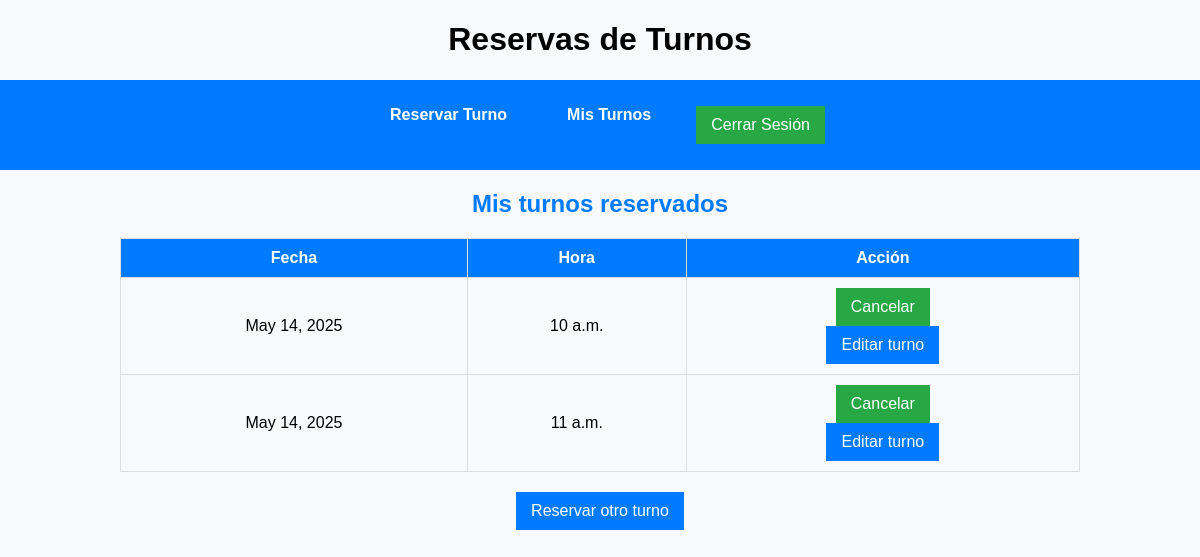
Page /mis_turnos/ (signed in) on the earlier database version.
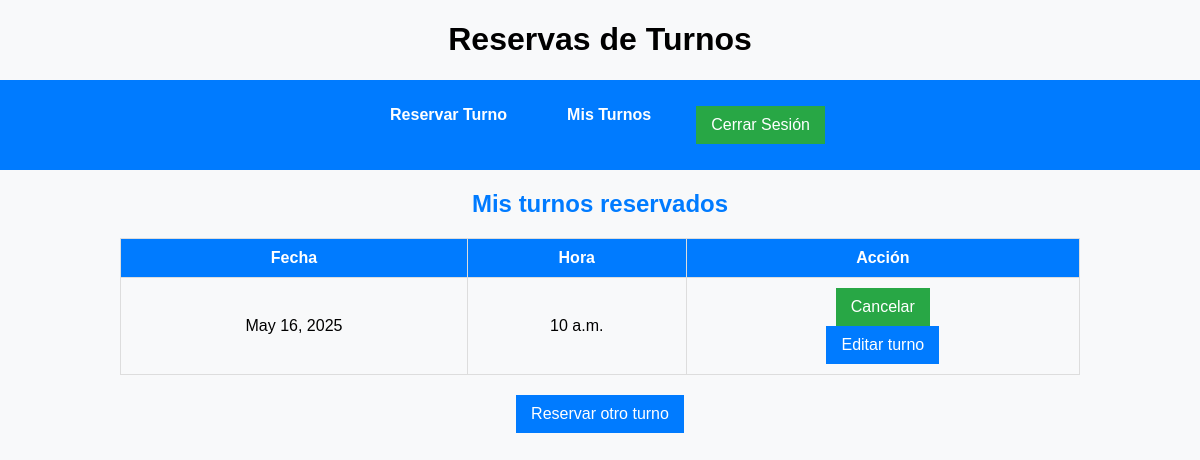
Same page on the later database version.
### turnos/models.py (models this page shows, shortened)
class Turno(models.Model):
    usuario = models.ForeignKey(User, on_delete=models.CASCADE)
    fecha = models.DateField()
    hora = models.TimeField()
    reservado = models.BooleanField(default=False)

### turnos/views.py (the view, shortened to what this page needs)
# urls.py: path("mis_turnos/", mis_turnos, name="mis_turnos"),
@login_required
def mis_turnos(request):
    storage = get_messages(request)
    list(storage)  # 🚀 Consume los mensajes previos para evitar acumulaciones inesperadas
    turnos = Turno.objects.filter(usuario=request.user, reservado=True)
    response = render(request, "mis_turnos.html", {"turnos": turnos})
    response.set_cookie("csrftoken", get_token(request))
    return response

### templates/mis_turnos.html (shortened to what this page needs)
{% extends 'base.html' %}
{% load static %}
{% block content %}
<h2>Mis turnos reservados</h2>
{% if turnos %}
    <table>
        <tr>
            <th>Fecha</th>
            <th>Hora</th>
            <th>Acción</th>
        </tr>
        {% for turno in turnos %}
        <tr>
            <td>{{ turno.fecha }}</td>
            <td>{{ turno.hora }}</td>
            <td>
                <form method="post" action="{% url 'cancelar_turno' turno.id %}">
                    <button type="submit">Cancelar</button>
                </form>
                <a href="{% url 'editar_turno' turno.id %}">
                    <button>Editar turno</button>
                </a>
            </td>
        </tr>
        {% endfor %}
    </table>
{% else %}
    <p>No tienes turnos reservados.</p>
{% endif %}
<div style="margin-top: 20px;">
    <a href="{% url 'reservar_turno' %}">
        <button>Reservar otro turno</button>
    </a>
</div>
{% endblock %}

### templates/base.html (shortened to what this page needs)
<!DOCTYPE html>
<html lang="es">
<head>
    {% load static %}
    <link rel="stylesheet" href="{% static 'css/styles.css' %}">
    <link rel="stylesheet" href="https://cdn.jsdelivr.net/npm/flatpickr/dist/flatpickr.min.css">
</head>
<body>
    <header>
        <h1>Reservas de Turnos</h1>
        <nav>
            <ul>
                {% if user.is_authenticated %}
                    <li><a href="{% url 'reservar_turno' %}">Reservar Turno</a></li>
                    <li><a href="{% url 'mis_turnos' %}">Mis Turnos</a></li>
                    <li>
                        <form method="post" action="{% url 'logout' %}">
                            <button type="submit">Cerrar Sesión</button>
                        </form>
                    </li>
                {% else %}
                    <li><a href="{% url 'login' %}">Iniciar Sesión</a></li>
                    <li><a href="{% url 'registro' %}">Registrarse</a></li>
                {% endif %}
            </ul>
        </nav>
    </header>
    <main>
        {% block content %}
        {% endblock %}
    </main>
</body>
</html>

### static/css/styles.css (style rules this page uses)
body { font-family: Arial, sans-serif; background-color: #f8f9fa; margin: 0; padding: 0; text-align: center; }
nav { background-color: #007bff; padding: 10px; }
nav ul { list-style: none; padding: 0; display: flex; justify-content: center; }
nav ul li { margin: 0 15px; }
nav ul li a { text-decoration: none; color: white; font-weight: bold; padding: 8px 15px; border-radius: 5px; }
h2 { color: #007bff; }
table { width: 80%; margin: 20px auto; border-collapse: collapse; }
th, td { padding: 10px; border: 1px solid #ddd; text-align: center; }
th { background-color: #007bff; color: white; }
button { background-color: #28a745; color: white; padding: 10px 15px; border: none; cursor: pointer; font-size: 16px; }
a button { background-color: #007bff; }

Differences in the rows shown:
removed Turno: fecha "May 14, 2025", hora "10 a.m."
removed Turno: fecha "May 14, 2025", hora "11 a.m."
added Turno: fecha "May 16, 2025", hora "10 a.m."
